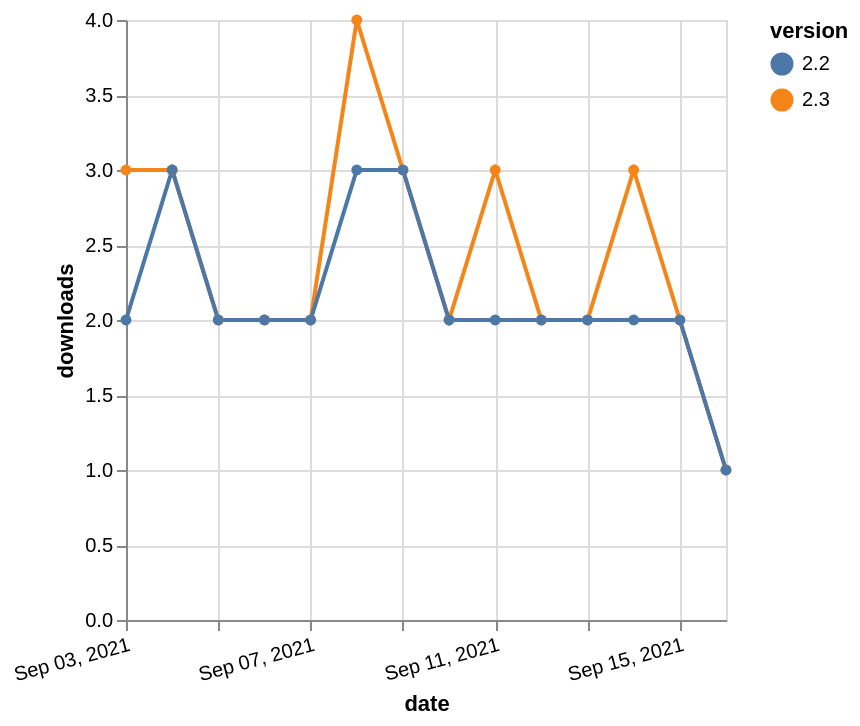

Vega-Lite specification for this chart:
### Vega-Lite specification from a JSON file in a GitHub repository (floating-point values rounded to 4 significant figures)
{"$schema": "https://vega.github.io/schema/vega-lite/v5.json", "description": "A simple bar chart with embedded data.", "data": {"values": [{"date": "2021-09-03", "total": 221, "delta": 3, "version": "2.3"}, {"date": "2021-09-04", "total": 224, "delta": 3, "version": "2.3"}, {"date": "2021-09-05", "total": 226, "delta": 2, "version": "2.3"}, {"date": "2021-09-06", "total": 228, "delta": 2, "version": "2.3"}, {"date": "2021-09-07", "total": 230, "delta": 2, "version": "2.3"}, {"date": "2021-09-08", "total": 234, "delta": 4, "version": "2.3"}, {"date": "2021-09-09", "total": 237, "delta": 3, "version": "2.3"}, {"date": "2021-09-10", "total": 239, "delta": 2, "version": "2.3"}, {"date": "2021-09-11", "total": 242, "delta": 3, "version": "2.3"}, {"date": "2021-09-12", "total": 244, "delta": 2, "version": "2.3"}, {"date": "2021-09-13", "total": 246, "delta": 2, "version": "2.3"}, {"date": "2021-09-14", "total": 249, "delta": 3, "version": "2.3"}, {"date": "2021-09-15", "total": 251, "delta": 2, "version": "2.3"}, {"date": "2021-09-16", "total": 252, "delta": 1, "version": "2.3"}, {"date": "2021-09-03", "total": 580, "delta": 2, "version": "2.2"}, {"date": "2021-09-04", "total": 583, "delta": 3, "version": "2.2"}, {"date": "2021-09-05", "total": 585, "delta": 2, "version": "2.2"}, {"date": "2021-09-06", "total": 587, "delta": 2, "version": "2.2"}, {"date": "2021-09-07", "total": 589, "delta": 2, "version": "2.2"}, {"date": "2021-09-08", "total": 592, "delta": 3, "version": "2.2"}, {"date": "2021-09-09", "total": 595, "delta": 3, "version": "2.2"}, {"date": "2021-09-10", "total": 597, "delta": 2, "version": "2.2"}, {"date": "2021-09-11", "total": 599, "delta": 2, "version": "2.2"}, {"date": "2021-09-12", "total": 601, "delta": 2, "version": "2.2"}, {"date": "2021-09-13", "total": 603, "delta": 2, "version": "2.2"}, {"date": "2021-09-14", "total": 605, "delta": 2, "version": "2.2"}, {"date": "2021-09-15", "total": 607, "delta": 2, "version": "2.2"}, {"date": "2021-09-16", "total": 608, "delta": 1, "version": "2.2"}]}, "width": "container", "mark": {"type": "line", "point": {"filled": true}}, "encoding": {"x": {"field": "date", "type": "temporal", "timeUnit": "yearmonthdate", "title": "date", "axis": {"labelAngle": -15}}, "y": {"field": "delta", "type": "quantitative", "title": "downloads"}, "color": {"field": "version", "type": "nominal"}, "tooltip": {"field": "delta"}}}
